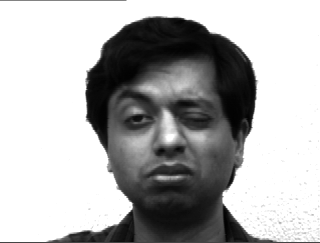
#> input picture faces/training dataset/10_11_.gif, 320 x 243 px
$ python -i facerecognition.py   (imports and definitions only)   (Python 2 division)   (older library calls are emulated)
#> lines starting #> are read from the running program, lines starting #| are printed output that depends on the picture
#!/usr/bin/env python
from PIL import Image
import os
import math
import sys

#return a 2d list of all pixels in an image - their colour values, particularly
def get_pixels(fname):
#> called with fname = 'faces/training dataset/10_11_.gif'
	image = Image.open(fname)
#> image is the input picture: PIL image 320x243 L; min 0, max 255, mean 176.2
	image = image.resize((256, 256), Image.ANTIALIAS)
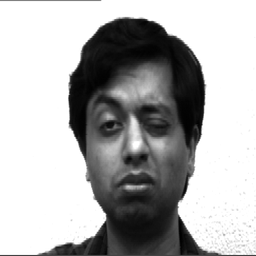
#> image: PIL image 256x256 L; min 0, max 255, mean 176.2
	size = image.size
#> size = (256, 256)
	width = size[0]
#> width = 256
	height = size[1]
#> height = 256
	pixels = [[] for i in range(width)]
	for i in range(width):
		for j in range(height):
			if hasattr(image.getpixel((i, j)), '__iter__'):
				new_list = []
				for el in image.getpixel((i, j)):
					new_list.append(el)
				pixels[i].append(new_list)
			else:
				pixels[i].append(image.getpixel((i,j)))
	return pixels

# [105 lines left out: functions get_avg_face, get_avg_face_colour, find_best_match, find_best_match_colour, get_error, get_error_colour and 2 more, not called in this run]


names = {
	1 :	'Hans',
	2 :	'Ralph',
	3 :	'Guillaume',
	4 :	'Kenny',
	5 :	'Al',
	6 :	'Guiseppe',
	7 :	'Axel',
	8 :	'Kevin',
	9 :	'Tuco',
	10 : 'Fabio',
	11 : 'Rhonda',
	12 : 'Jerome',
	13 : 'Calvin',
	14 : 'Winston',
	15 : 'Vlad'
}

#print names[find_best_match('faces/still not using these/9_5_.gif', list_of_avg_faces)]

# [7 lines left out: function main, not called in this run]

# [1 line not run here, left out]

>>> result = get_pixels('faces/training dataset/10_11_.gif')
